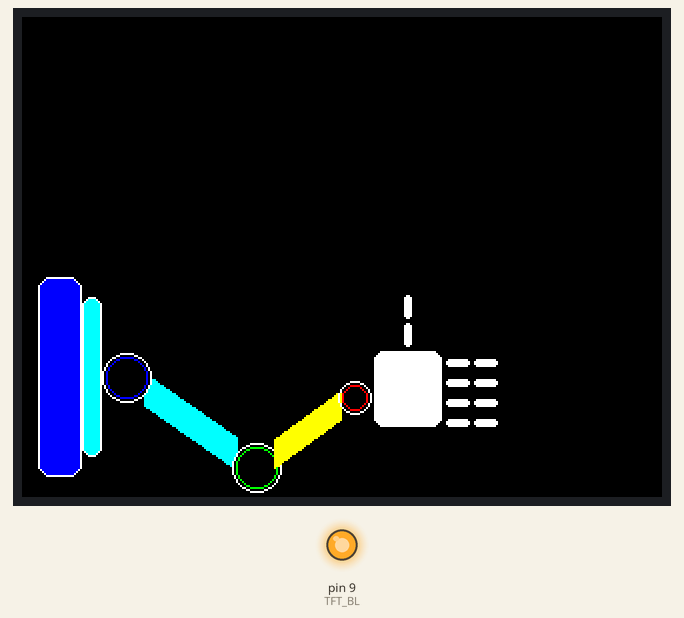
This sketch was run on a simulated Arduino Mega 2560, built with avr-gcc and run on an emulated ATmega2560. On the bench: 320×240 colour display, output pins drawn as LEDs (lit = HIGH).

Above: at 0.4 s.

The sketch:

LimitTFT.ino
```cpp
#include <Adafruit_GFX.h>
#include <Adafruit_ST7789.h>
#include <SPI.h>
#include <math.h>

// ==== TFT Pins ====
#define TFT_CS 53
#define TFT_RST 8
#define TFT_DC 7
#define TFT_BL 9

Adafruit_ST7789 tft = Adafruit_ST7789(TFT_CS, TFT_DC, TFT_RST);

// ===== Base Config =====
#define BASE_ORIENTATION_SIDE 1
#define BASE_ORIENTATION_BOTTOM 2
#define BASE_ORIENTATION BASE_ORIENTATION_SIDE

// ==== Joint Positions ====
int shoulderX, shoulderY;
int elbowX, elbowY;
int wristX, wristY;

// ==== Setup ====
void setup() {
  pinMode(TFT_BL, OUTPUT);
  digitalWrite(TFT_BL, HIGH);

  tft.init(240, 320);
  tft.setRotation(1);
  tft.fillScreen(ST77XX_BLACK);

  drawBaseOnly();

  float shoulderAngle = 35;  // ✅ Shoulder bends downward
  float elbowOffset = -70;   // ✅ Elbow bends UP relative to shoulder
  drawShoulderArm(shoulderAngle);
  drawForearm(shoulderAngle + elbowOffset);
  drawWristHand(shoulderAngle + elbowOffset);
}

void loop() {
  delay(100);
}

// ==== Drawing Base ====
void drawBaseOnly() {
  tft.fillScreen(ST77XX_BLACK);

  if (BASE_ORIENTATION == BASE_ORIENTATION_SIDE) {
    int pillarX = 8, pillarY = 130, pillarW = 22, pillarH = 100;
    tft.fillRoundRect(pillarX, pillarY, pillarW, pillarH, 6, ST77XX_BLUE);
    tft.drawRoundRect(pillarX, pillarY, pillarW, pillarH, 6, ST77XX_WHITE);

    int plateX = pillarX + pillarW;
    int plateY = 140;
    int plateW = 10, plateH = 80;
    tft.fillRoundRect(plateX, plateY, plateW, plateH, 8, ST77XX_CYAN);
    tft.drawRoundRect(plateX, plateY, plateW, plateH, 8, ST77XX_WHITE);

    shoulderX = plateX + plateW;
    shoulderY = plateY + plateH / 2;

    int shoulderR = 12;  // add this here for clarity

    shoulderX = plateX + plateW + shoulderR;  // move right
    shoulderY = plateY + plateH / 2;

    // Shoulder joint (ring)
    tft.drawCircle(shoulderX, shoulderY, shoulderR, ST77XX_WHITE);
    tft.drawCircle(shoulderX, shoulderY, shoulderR - 2, ST77XX_BLUE);


    // Shoulder joint (ring)
    tft.drawCircle(shoulderX, shoulderY, 12, ST77XX_WHITE);
    tft.drawCircle(shoulderX, shoulderY, 10, ST77XX_BLUE);

  } else {
    int baseX = 20, baseY = 230, baseW = 280, baseH = 24;
    tft.fillRoundRect(baseX, baseY, baseW, baseH, 8, ST77XX_BLUE);
    tft.drawRoundRect(baseX, baseY, baseW, baseH, 8, ST77XX_WHITE);

    int pedW = 40, pedH = 30;
    int pedX = baseX + 80;
    int pedY = baseY - pedH;
    tft.fillRoundRect(pedX, pedY, pedW, pedH, 6, ST77XX_CYAN);
    tft.drawRoundRect(pedX, pedY, pedW, pedH, 6, ST77XX_WHITE);

    shoulderX = pedX + pedW / 2;
    shoulderY = pedY;

    // Shoulder joint (ring)
    tft.drawCircle(shoulderX, shoulderY, 12, ST77XX_WHITE);
    tft.drawCircle(shoulderX, shoulderY, 10, ST77XX_BLUE);
  }
}

// ==== Shoulder + Upper Arm + Elbow ====
// ==== Shoulder + Upper Arm + Elbow ====
void drawShoulderArm(float angleDeg) {
  int armLen = 80;
  int armWidth = 16;
  float theta = radians(angleDeg);

  // Radii
  int shoulderR = 12;
  int elbowR = 12;

  // Elbow center
  elbowX = shoulderX + armLen * cos(theta);
  elbowY = shoulderY + armLen * sin(theta);

  // Trimmed arm endpoints
  int startX = shoulderX + shoulderR * cos(theta);
  int startY = shoulderY + shoulderR * sin(theta);
  int endX = elbowX - elbowR * cos(theta);
  int endY = elbowY - elbowR * sin(theta);

  // Arm thickness rectangle
  for (int i = -armWidth / 2; i <= armWidth / 2; i++) {
    tft.drawLine(startX, startY + i, endX, endY + i, ST77XX_CYAN);
  }

  // Redraw joints to smooth connection
  tft.fillCircle(shoulderX, shoulderY, shoulderR, ST77XX_BLACK);  // mask overlap
  tft.drawCircle(shoulderX, shoulderY, shoulderR, ST77XX_WHITE);
  tft.drawCircle(shoulderX, shoulderY, shoulderR - 2, ST77XX_BLUE);

  tft.fillCircle(elbowX, elbowY, elbowR, ST77XX_BLACK);  // mask overlap
  tft.drawCircle(elbowX, elbowY, elbowR, ST77XX_WHITE);
  tft.drawCircle(elbowX, elbowY, elbowR - 2, ST77XX_GREEN);
}


// ==== Forearm (angle from elbow) ====
void drawForearm(float angleDeg) {
  int foreLen = 60;
  int foreWidth = 14;

  float theta = radians(angleDeg);

  // Radii of joints
  int elbowR = 12;
  int wristR = 8;

  // Wrist center
  wristX = elbowX + foreLen * cos(theta);
  wristY = elbowY + foreLen * sin(theta);

  // Line endpoints (trimmed to joint borders)
  int startX = elbowX + elbowR * cos(theta);
  int startY = elbowY + elbowR * sin(theta);

  int endX = wristX - wristR * cos(theta);
  int endY = wristY - wristR * sin(theta);

  // Forearm rectangle (thickness)
  for (int i = -foreWidth / 2; i <= foreWidth / 2; i++) {
    tft.drawLine(startX, startY + i, endX, endY + i, ST77XX_YELLOW);
  }

  // Wrist joint
  tft.drawCircle(wristX, wristY, wristR, ST77XX_WHITE);
  tft.drawCircle(wristX, wristY, wristR - 2, ST77XX_RED);
}
// ==== Hand + Palm + Fingers ====
void drawWristHand(float angleDeg) {
  int palmW = 36;
  int palmH = 40;
  float theta = radians(angleDeg);

  // Palm position
  int handOffsetX = 23;
  int palmX = wristX + cos(theta) * 6 + handOffsetX;
  int palmY = wristY + sin(theta) * 6;

  // Palm
  tft.fillRoundRect(palmX - palmW / 2, palmY - palmH / 2, palmW, palmH, 6, ST77XX_WHITE);
  tft.drawRoundRect(palmX - palmW / 2, palmY - palmH / 2, palmW, palmH, 6, ST77XX_BLACK);

  // Thumb (vertical, top)
  int fingerLen = 14;
  int fingerW = 6;
  int thumbX = palmX - fingerW / 2;
  int thumbY = palmY - palmH / 2 - fingerLen;

  tft.fillRoundRect(thumbX, thumbY, fingerW, fingerLen, 3, ST77XX_WHITE);
  tft.drawRoundRect(thumbX, thumbY, fingerW, fingerLen, 3, ST77XX_BLACK);

  tft.fillRoundRect(thumbX, thumbY - fingerLen, fingerW, fingerLen, 3, ST77XX_WHITE);
  tft.drawRoundRect(thumbX, thumbY - fingerLen, fingerW, fingerLen, 3, ST77XX_BLACK);

  // 4 Fingers (horizontal, right side)
  int gap = 4;
  for (int f = 0; f < 4; f++) {
    int fx = palmX + palmW / 2;
    int fy = palmY - palmH / 2 + 4 + f * (fingerW + gap);

    tft.fillRoundRect(fx, fy, fingerLen, fingerW, 3, ST77XX_WHITE);
    tft.drawRoundRect(fx, fy, fingerLen, fingerW, 3, ST77XX_BLACK);

    tft.fillRoundRect(fx + fingerLen, fy, fingerLen, fingerW, 3, ST77XX_WHITE);
    tft.drawRoundRect(fx + fingerLen, fy, fingerLen, fingerW, 3, ST77XX_BLACK);
  }
}
```
